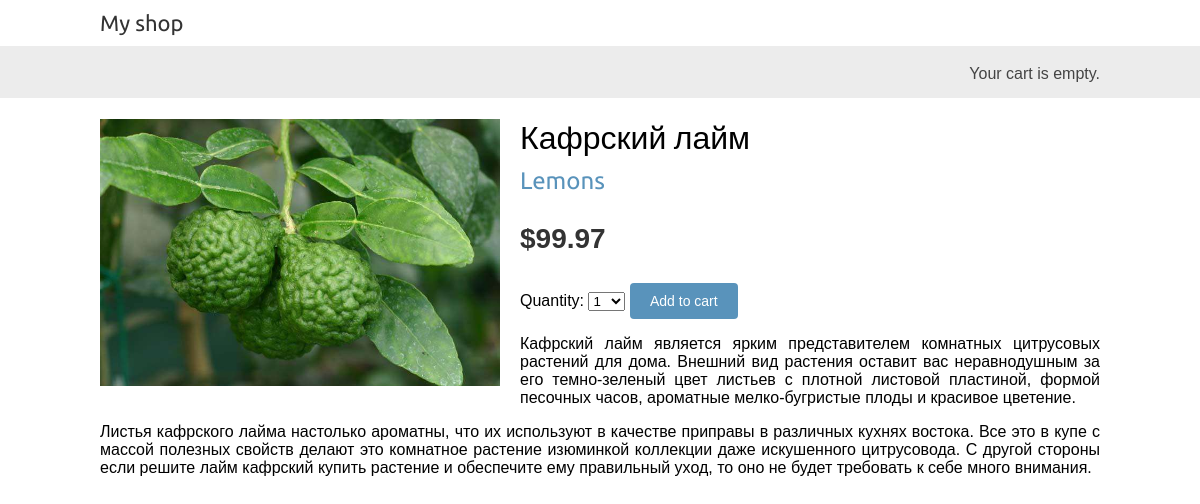
/2/kafrskij-lajm/, run on the app's committed database.
### shop/models.py (models this page shows, shortened)
class Product(models.Model):
    category = models.ForeignKey(Category,
                                 related_name='products',
                                 on_delete=models.CASCADE)
    name = models.CharField(max_length=200)
    slug = models.SlugField(max_length=200)
    image = models.ImageField(upload_to='products/%Y/%m/%d',
                              blank=True)
    description = models.TextField(blank=True)
    price = models.DecimalField(max_digits=10,
                                decimal_places=2)
    available = models.BooleanField(default=True)
    created = models.DateTimeField(auto_now_add=True)
    updated = models.DateTimeField(auto_now=True)
    class Meta:
        ordering = ['name']
        indexes = [
            models.Index(fields=['id', 'slug']),
            models.Index(fields=['name']),
            models.Index(fields=['-created']),
        ]

class Category(models.Model):
    name = models.CharField(max_length=200)
    slug = models.SlugField(max_length=200,
                            unique=True)
    class Meta:
        ordering = ['name']
        indexes = [
            models.Index(fields=['name']),
        ]
        verbose_name = 'category'
        verbose_name_plural = 'categories'
    def __str__(self):
        return self.name
    def get_absolute_url(self):
        return reverse('shop:product_list_by_category',
                       args=[self.slug])

### shop/views.py (the view)
# urls.py: path('<int:id>/<slug:slug>/', views.product_detail,
def product_detail(request, id, slug):
    product = get_object_or_404(Product,
                                id=id,
                                slug=slug,
                                available=True)
    cart_product_form = CartAddProductForm()
    return render(request,
                  'shop/product/detail.html',
                  {'product': product,
                   'cart_product_form': cart_product_form})

### cart/forms.py
class CartAddProductForm(forms.Form):
    quantity = forms.TypedChoiceField(choices=PRODUCT_QUANTITY_CHOICES,coerce=int)
    override = forms.BooleanField(required=False, initial=False, widget=forms.HiddenInput)

### cart/cart.py (called while the page is built)
    def __len__(self):
        return sum(item['quantity'] for item in self.cart.values())

### cart/context_processors.py (called while the page is built)
def cart(request):
    return {'cart': Cart(request)}

### shop/templates/shop/product/detail.html (shortened to what this page needs)
{% extends "shop/base.html" %}
{% load static %}
{% block content %}
  <div class="product-detail">
    <img src='{% if product.image %}{{ product.image.url }}{% else %}{% static "img/no_image.png" %}{% endif %}'>
    <h1>{{ product.name }}</h1>
    <h2>
      <a href="{{ product.category.get_absolute_url }}">
        {{ product.category }}
      </a>
    </h2>
    <p class="price">${{ product.price }}</p>
    <form action='{% url "cart:cart_add" product.id %}' method="post">
      {{ cart_product_form }}
      <input type="submit" value="Add to cart">
    </form>
    {{ product.description|linebreaks }}
  </div>
{% endblock %}

### shop/static/css/base.css (style rules this page uses)
body { margin:0; padding:0; font-family:helvetica, sans-serif; }
h1, h2, h3, h4, h5 , h6 { font-family: 'Ubuntu', sans-serif; font-weight:normal; }
a { text-decoration:none; color:#5993bb; }
a.button, input[type="submit"] { color:#fff; background:#5993bb; border-radius:4px; padding:10px 20px; font-size:14px; border:0; }
.product-detail { text-align:justify; }
.product-detail .price { color:#333; font-size:28px; font-weight:bold; }
.product-detail img { width:40%; float:left; padding:0 20px 20px 0; }
.product-detail h1 { margin-bottom:0; }
.product-detail h2 { margin-top:10px; }

### data on the page
Product: image (picture), name "Кафрский лайм", category "Lemons", price "99.97", description "Кафрский лайм является ярким представителем комнатных цитрусовых растений для дома. Внешний вид растения оставит вас неравнодушным за его темно-зеленый цвет листьев с плотной листовой пластиной, формой песочных часов, ароматные мелко-бугристые плоды и красивое цветение. Листья кафрского лайма настолько ароматны, что их используют в качестве приправы в различных кухнях востока. Все это в купе с массой полезных свойств делают это комнатное растение изюминкой коллекции даже искушенного цитрусовода. С другой стороны если решите лайм кафрский купить растение и обеспечите ему правильный уход, то оно не будет требовать к себе много внимания."
